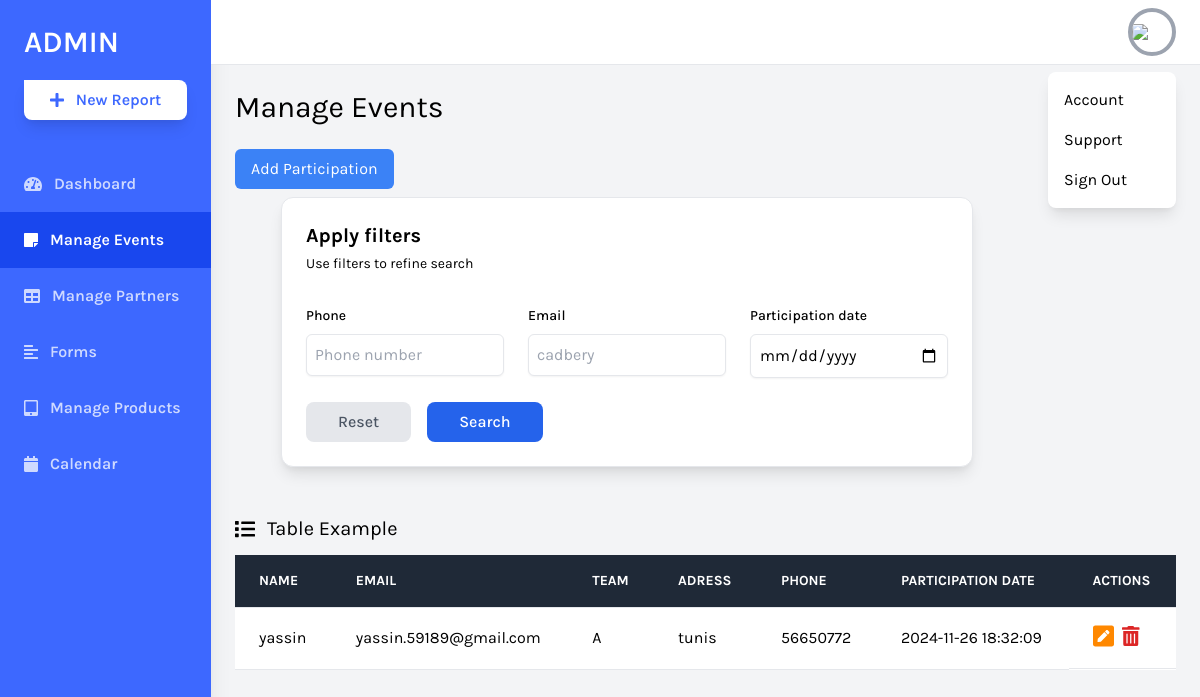
The page /daskboard/participants.php on the database as committed earlier.
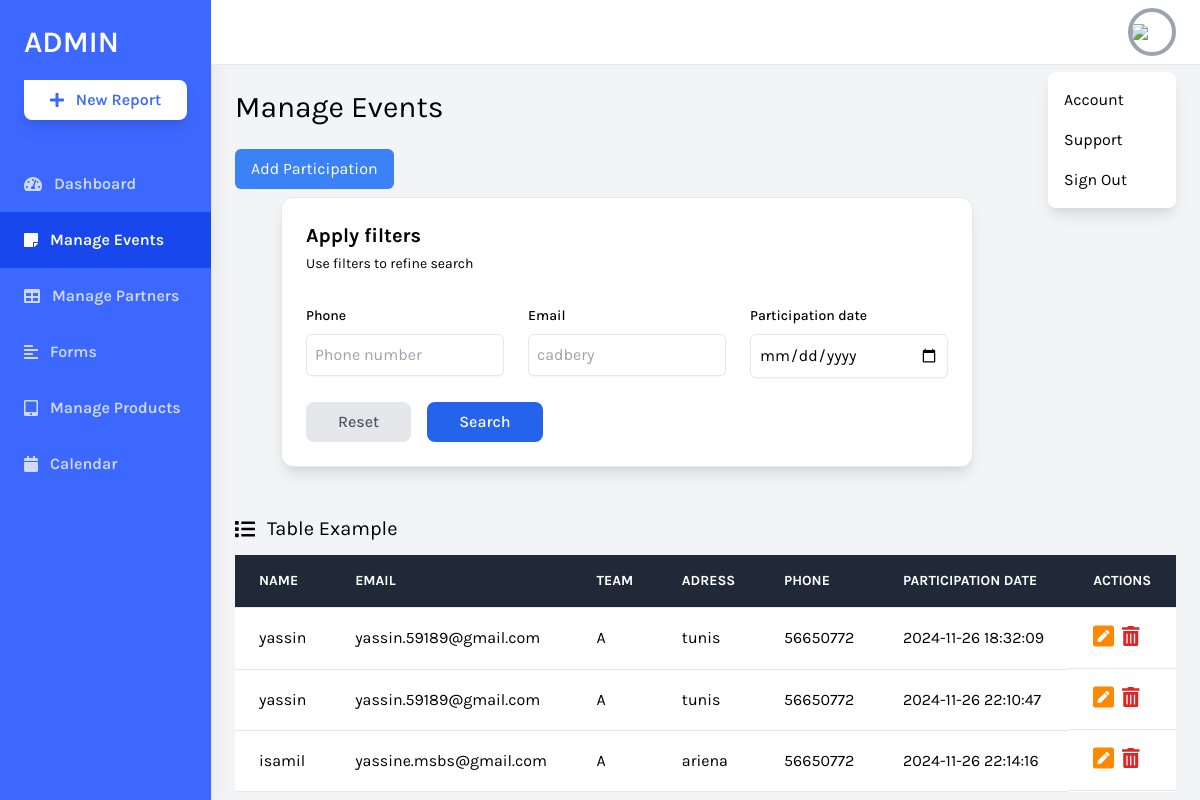
The same page on the database as committed later.
### tables this page shows
CREATE TABLE `participants` (
  `idevent` int(11) NOT NULL,
  `idutilsateur` int(11) NOT NULL,
  `dateparticipation` timestamp NOT NULL DEFAULT current_timestamp(),
  `team` enum('A','B') NOT NULL
);

CREATE TABLE `utilisateur` (
  `ID` int(11) NOT NULL,
  `role` varchar(20) NOT NULL,
  `Nom` varchar(20) NOT NULL,
  `username` varchar(20) NOT NULL,
  `Email` varchar(100) NOT NULL,
  `password` varchar(20) NOT NULL,
  `adresse` varchar(50) NOT NULL,
  `tel` varchar(8) NOT NULL
);

### daskboard/participants.php (the view, shortened to what this page needs)
<?php
include "conn.php";
?>
<!DOCTYPE html>
<html lang="en">
<head>
    <link rel="stylesheet" href="https://cdnjs.cloudflare.com/ajax/libs/font-awesome/4.7.0/css/font-awesome.min.css">
    <link href="https://cdnjs.cloudflare.com/ajax/libs/tailwindcss/2.2.19/tailwind.min.css" rel="stylesheet">
</head>
<body class="bg-gray-100 font-family-karla flex">
    <aside class="relative bg-sidebar h-screen w-64 hidden sm:block shadow-xl">
        <div class="p-6">
            <a href="index.php" class="text-white text-3xl font-semibold uppercase hover:text-gray-300">Admin</a>
            <button
                class="w-full bg-white cta-btn font-semibold py-2 mt-5 rounded-br-lg rounded-bl-lg rounded-tr-lg shadow-lg hover:shadow-xl hover:bg-gray-300 flex items-center justify-center">
                <i class="fas fa-plus mr-3"></i> New Report
            </button>
        </div>
        <nav class="text-white text-base font-semibold pt-3">
            <a href="index.php" class="flex items-center text-white opacity-75 hover:opacity-100 py-4 pl-6 nav-item">
                <i class="fas fa-tachometer-alt mr-3"></i>
                Dashboard
            </a>
            <a href="events.php" class="flex items-center active-nav-link text-white py-4 pl-6 nav-item">
                <i class="fas fa-sticky-note mr-3"></i>
                Manage Events
            </a>
            <a href="partners.php" class="flex items-center text-white opacity-75 hover:opacity-100 py-4 pl-6 nav-item">
                <i class="fas fa-table mr-3"></i>
                Manage Partners
            </a>
            <a href="forms.html" class="flex items-center text-white opacity-75 hover:opacity-100 py-4 pl-6 nav-item">
                <i class="fas fa-align-left mr-3"></i>
                Forms
            </a>
            <a href="tabs.html" class="flex items-center text-white opacity-75 hover:opacity-100 py-4 pl-6 nav-item">
                <i class="fas fa-tablet-alt mr-3"></i>
                Manage Products
            </a>
            <a href="calendar.php"
                class="flex items-center text-white opacity-75 hover:opacity-100 py-4 pl-6 nav-item">
                <i class="fas fa-calendar mr-3"></i>
                Calendar
            </a>
        </nav>
    </aside>
    <div class="relative w-full flex flex-col h-screen overflow-y-hidden">
        <header class="w-full items-center bg-white py-2 px-6 hidden sm:flex">
            <div x-data="{ isOpen: false }" class="relative w-1/2 flex justify-end">
                <button @click="isOpen = !isOpen"
                    class="realtive z-10 w-12 h-12 rounded-full overflow-hidden border-4 border-gray-400 hover:border-gray-300 focus:border-gray-300 focus:outline-none">
                    <img src="https://source.unsplash.com/uJ8LNVCBjFQ/400x400">
                </button>
                <button x-show="isOpen" @click="isOpen = false"
                    class="h-full w-full fixed inset-0 cursor-default"></button>
                <div x-show="isOpen" class="absolute w-32 bg-white rounded-lg shadow-lg py-2 mt-16">
                    <a href="#" class="block px-4 py-2 account-link hover:text-white">Account</a>
                    <a href="#" class="block px-4 py-2 account-link hover:text-white">Support</a>
                    <a href="logout.php" class="block px-4 py-2 account-link hover:text-white">Sign Out</a>
                </div>
            </div>
        </header>
        <div class="w-full h-screen overflow-x-hidden border-t flex flex-col">
            <main class="w-full flex-grow p-6">
                <h1 class="text-3xl text-black pb-6">Manage Events</h1>
                <button id="openModalButton"
                    class="px-4 py-2 bg-blue-500 text-white rounded-md hover:bg-blue-600 focus:outline-none">
                    Add Participation
                </button>
                <form action="" method="GET">
                <div class="m-2 max-w-screen-md flex items-center justify-center    ">
                    <div class="rounded-xl border border-gray-200 bg-white p-6 shadow-lg">
                        <h2 class="text-stone-700 text-xl font-bold">Apply filters</h2>
                        <p class="mt-1 text-sm">Use filters to refine search</p>
                        <div class="mt-8 grid grid-cols-1 gap-6 md:grid-cols-2 lg:grid-cols-3">
                            <div class="flex flex-col">
                                <label for="name" class="text-stone-600 text-sm font-medium">Phone</label>
                                <input name="tel" type="tel" id="name" placeholder="Phone number"
                                    class="mt-2 block w-full rounded-md border border-gray-200 px-2 py-2 shadow-sm outline-none focus:border-blue-500 focus:ring focus:ring-blue-200 focus:ring-opacity-50" />
                            </div>
                            <div class="flex flex-col">
                                <label for="manufacturer" class="text-stone-600 text-sm font-medium">Email</label>
                                <input name="email" type="manufacturer" id="manufacturer" placeholder="cadbery"
                                    class="mt-2 block w-full rounded-md border border-gray-200 px-2 py-2 shadow-sm outline-none focus:border-blue-500 focus:ring focus:ring-blue-200 focus:ring-opacity-50" />
                            </div>
                            <div class="flex flex-col">
                                <label for="date" class="text-stone-600 text-sm font-medium">Participation date</label>
                                <input name="date" type="date" id="date"
                                    class="mt-2 block w-full rounded-md border border-gray-200 px-2 py-2 shadow-sm outline-none focus:border-blue-500 focus:ring focus:ring-blue-200 focus:ring-opacity-50" />
                            </div>
                        </div>
                        <div class="mt-6 grid w-full grid-cols-2 space-x-4 md:flex">
                            <button
                                class="active:scale-95 rounded-lg bg-gray-200 px-8 py-2 font-medium text-gray-600 outline-none focus:ring hover:opacity-90" >Reset</button>
                                <button type="submit" class="active:scale-95 rounded-lg bg-blue-600 px-8 py-2 font-medium text-white outline-none focus:ring hover:opacity-90">Search</button>
                        </div>
                    </div>
                </div>
                </form>
                <div class="w-full mt-12">
                    <p class="text-xl pb-3 flex items-center">
                        <i class="fas fa-list mr-3"></i> Table Example
                    </p>
                    <div class="bg-white overflow-auto">
                        <table class="text-left w-full border-collapse">
                            <thead>
                                <tr class="bg-gray-800 text-white">
                                    <th
                                        class="py-4 px-6 bg-grey-lightest font-bold uppercase text-sm text-grey-dark border-b border-grey-light">
                                        Name</th>
                                    <th
                                        class="py-4 px-6 bg-grey-lightest font-bold uppercase text-sm text-grey-dark border-b border-grey-light">
                                        Email</th>
                                    <th
                                        class="py-4 px-6 bg-grey-lightest font-bold uppercase text-sm text-grey-dark border-b border-grey-light">
                                        Team</th>
                                    <th
                                        class="py-4 px-6 bg-grey-lightest font-bold uppercase text-sm text-grey-dark border-b border-grey-light">
                                        Adress</th>
                                    <th
                                        class="py-4 px-6 bg-grey-lightest font-bold uppercase text-sm text-grey-dark border-b border-grey-light">
                                        phone</th>
                                    <th
                                        class="py-4 px-6 bg-grey-lightest font-bold uppercase text-sm text-grey-dark border-b border-grey-light">
                                        participation date</th>
                                    <th
                                        class="py-4 px-6 bg-grey-lightest font-bold uppercase text-sm text-grey-dark border-b border-grey-light">
                                        Actions</th>
                                </tr>
                            </thead>
                            <tbody>
                                <?php
                                if(isset($_GET['tel']) && $_GET['tel'] != '') {
                                    $tel=$_GET['tel'];
                                    $req = "select u.Nom, u.Email, p.team, u.adresse, u.tel, p.dateparticipation from participants p, utilisateur u where u.ID=p.idutilsateur and u.tel ='$tel'";
                                    $res = mysqli_query($conn, $req);
                                } else if(isset($_GET['email']) && $_GET['email'] != '') {
                                    $email=$_GET['email'];
                                    $req = "select u.Nom, u.Email, p.team, u.adresse, u.tel, p.dateparticipation from participants p, utilisateur u where u.ID=p.idutilsateur and u.Email ='$email'";
                                    $res = mysqli_query($conn, $req);
                                } else {
                                    $req = "select u.Nom, u.Email, p.team, u.adresse, u.tel, p.dateparticipation from participants p, utilisateur u where u.ID=p.idutilsateur";
                                    $res = mysqli_query($conn, $req);
                                }
                                while($row = mysqli_fetch_assoc($res)) {
                                    echo ('<tr class="hover:bg-grey-lighter">
                                    <td class="py-4 px-6 border-b border-grey-light">'.$row['Nom'].'</td>
                                    <td class="py-4 px-6 border-b border-grey-light">'.$row['Email'].'</td>
                                    <td class="py-4 px-6 border-b border-grey-light">'.$row['team'].'</td>
                                    <td class="py-4 px-6 border-b border-grey-light">'.$row['adresse'].'</td>
                                    <td class="py-4 px-6 border-b border-grey-light">'.$row['tel'].'</td>
                                    <td class="py-4 px-6 border-b border-grey-light">'.$row['dateparticipation'].'</td>
                                    <td class="py-4 px-6 border-b border-grey-light flex items-center">
                                        <a href="#">
                                            <i class="fas fa-pen-square text-2xl"
                                                style="color: rgb(255, 136, 0);"></i></a>
                                        <a href="#">
                                            <i class="fas fa-trash-alt text-xl ml-2 text-red-600"
                                                aria-hidden="true"></i></a>
                                    </td>
                                </tr>');
                                }
                                ?>
                            </tbody>
                        </table>
                    </div>
            </main>
        </div>
    </div>
</body>
</html>

### daskboard/participants.php (style rules this page uses)
.font-family-karla { font-family: karla; }
.bg-sidebar { background: #3d68ff; }
.cta-btn { color: #3d68ff; }
.active-nav-link { background: #1947ee; }

Rows that differ between the two databases and show on the page:
added participants: idutilsateur.Nom "yassin", idutilsateur.Email "yassin.59189@gmail.com", team "A", idutilsateur.adresse "tunis", idutilsateur.tel "56650772", dateparticipation "2024-11-26 22:10:47"
added participants: idutilsateur.Nom "isamil", idutilsateur.Email "yassine.msbs@gmail.com", team "A", idutilsateur.adresse "ariena", idutilsateur.tel "56650772", dateparticipation "2024-11-26 22:14:16"
